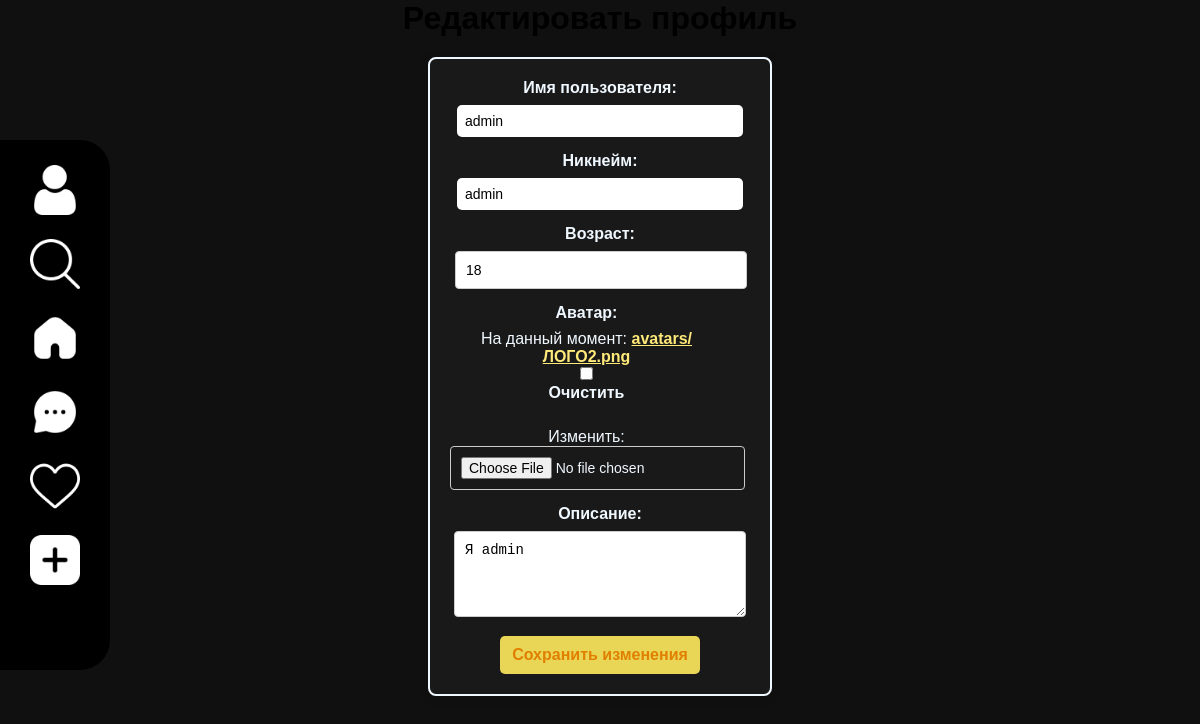
The page /account/profile/edit/ (signed in) on the database its author committed.
### account/models.py (models this page shows, shortened)
class CustomUser(AbstractUser):
    username = models.CharField(max_length=20, unique=True)
    user_nickname = models.CharField(
        max_length=30,
        unique=True,
        default=generate_unique_nickname
    )
    email = models.EmailField(unique=True, blank=True, null=True)
    password = models.CharField(max_length=128)
    first_name = models.CharField(max_length=20, blank=True, null=True)
    avatar = models.ImageField(upload_to='avatars/', blank=True, null=True)
    description = models.TextField(max_length=500, blank=True, null=True)
    created_at = models.DateTimeField(auto_now_add=True)
    age = models.PositiveIntegerField(blank=True, null=True)
    followers = models.ManyToManyField('self', symmetrical=False, related_name='followings', blank=True)
    reposts = models.ManyToManyField('Post', related_name='reposted_by', blank=True)
    is_active = models.BooleanField(default=True)
    is_staff = models.BooleanField(default=False)
    is_superuser = models.BooleanField(default=False)
    REQUIRED_FIELDS = ['email', 'first_name']
    USERNAME_FIELD = 'username'
    objects = CustomUserManager()

### account/views.py (the view)
# urls.py: path('profile/edit/', views.edit_profile, name='edit_profile'),
@login_required
def edit_profile(request):
    user = request.user
    if request.method == 'POST':
        form = ProfileEditForm(request.POST, request.FILES, instance=user)
        if form.is_valid():
            form.save()
            return redirect('profile')
    else:
        form = ProfileEditForm(instance=user)
    return render(request, 'edit_user_profile.html', {'form': form})

### account/forms.py
class ProfileEditForm(forms.ModelForm):
    class Meta:
        model = CustomUser
        fields = ['username', 'description', 'avatar','age', 'user_nickname']

### account/templates/edit_user_profile.html (shortened to what this page needs)
{% load static %}
<!DOCTYPE html>
<html lang="ru">
<head>
    <link rel="stylesheet" href="{% static 'style.css' %}" type="text/css">
</head>
<body>
    <header style="user-select: none">
        <a href="{% url 'profile' %}"><img src="{% static 'media/user.png' %}" width="50px"></a>
        <a href="{% url 'search' %}"><img src="{% static 'media/search-interface-symbol.png' %}" width="50px"></a>
        <a href="{% url 'index' %}"><img src="{% static 'media/home.png' %}" width="50px"></a>
        <a href="{% url 'chat_list' %}"><img src="{% static 'media/message.png' %}" width="50px"></a>
        <a href="{% url 'likes' %}"><img src="{% static 'media/heart.png' %}" width="50px"></a>
        <a href="{% url 'create_post' %}"><img src="{% static 'media/addition.png' %}" width="50px"></a>
    </header>
    <main>
        <h1>Редактировать профиль</h1>
        <form method="POST" enctype="multipart/form-data" class="profile-edit-form">
            <div class="form-container">
                <div class="form-group">
                    <label for="id_username">Имя пользователя:</label>
                    {{ form.username }}
                </div>
                <div class="form-group">
                    <label for="id_user_nickname">Никнейм:</label>
                    {{ form.user_nickname }}
                </div>
                <div class="form-group">
                    <label for="id_age">Возраст:</label>
                    <div style="max-width: 90%;margin-left:5px">{{ form.age }}</div>
                </div>
                <div class="form-group" style="max-width: 91%;">
                    <label for="id_avatar">Аватар:</label>
                    {{ form.avatar }}
                </div>
                <div class="form-group">
                    <label for="id_description">Описание:</label>
                    <textarea id="id_description" name="description" rows="4" placeholder="Напишите немного о себе...">{{ form.description.value|default:'' }}</textarea>
                </div>
                <button type="submit" class="btn-save">Сохранить изменения</button>
            </div>
        </form>
    </main>
</body>
</html>

### static/style.css (style rules this page uses)
* { padding: 0; margin: 0; }
body { background-color: rgb(16, 16, 16); display: block; font-family:'YanoneKaffeesatz-VariableFont_wght', sans-serif; }
header { left:0; position: fixed; width:100px; height:65vh; top:17.5vh; display: block; background-color: black; text-align: center; padding: 0; margin-top: auto; margin-bottom: auto; padding: 5px; border-bottom-right-radius: 30px; border-top-right-radius : 30px; }
header a { padding-right: auto; text-align: center; text-decoration: none; color: aliceblue; }
header img { padding-top:20px; padding-right: auto; text-align: center; }
main { text-align: center; }
.profile-edit-form { max-width: 600px; margin: 0 auto; padding: 20px; background-color: rgb(25, 25, 25); border-radius: 8px; box-shadow: 0 2px 10px rgba(0, 0, 0, 0.1); }
h1 { text-align: center; margin-bottom: 20px; }
.form-group { margin-bottom: 15px; width: 100%; }
label { font-weight: bold; display: block; margin-bottom: 8px; }
select, textarea { width:90%; padding: 10px; font-size: 14px; border: 1px solid #ccc; border-radius: 4px; }
input { width:100%; padding: 10px; font-size: 14px; border: 1px solid #ccc; border-radius: 4px; }
textarea { resize: vertical; }
.btn-save { width: 200px; padding: 10px; background-color: #ead656; color: rgb(224, 127, 0); border: none; font-weight: 600; border-radius: 5px; cursor: pointer; font-size: 16px; }
.form-container { width: 100%; max-width:500px; text-align: center; }
form { width: 300px; margin: 100px auto; padding: 20px; border: 2px solid aliceblue; border-radius: 10px; background-color: #1e1e1e; color: aliceblue; text-align: center; }
form input[type="text"], form input[type="password"], form input[type="submit"] { width: 90%; padding: 8px; margin-top: 5px; margin-bottom: 15px; border: none; border-radius: 5px; display: block; margin-right: auto; margin-left: auto; }
form a { color:#ffe979; font-weight: 700; }

### rows shown on the page
CustomUser: username "admin", user_nickname "admin", age "18", description "Я admin"
